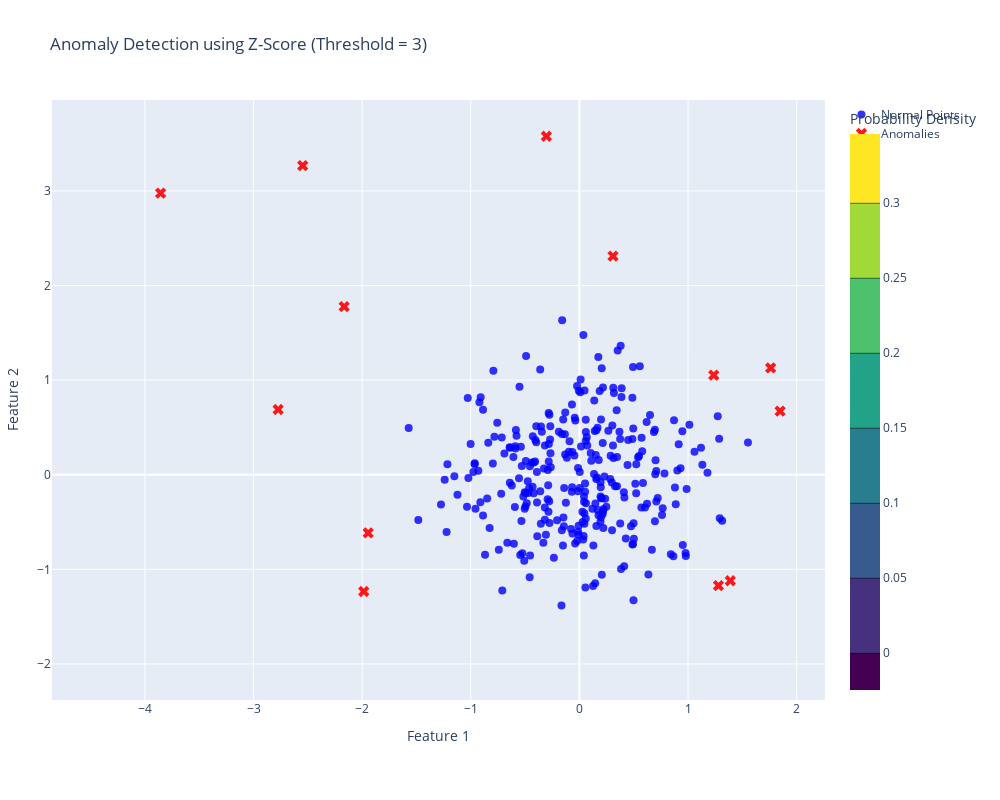

Notebook cell for this chart:
### Code cell
import numpy as np
import plotly.graph_objects as go
from scipy.stats import zscore, multivariate_normal
import matplotlib.pyplot as plt

def generate_2d_data(n_samples=300, n_anomalies=10, cluster_std=0.60, random_state=42):
    """Generate synthetic 2D data with some anomalies."""
    np.random.seed(random_state)
    # Generate 2D normal distribution data (mean = 0, std = cluster_std)
    X = np.random.normal(loc=0, scale=cluster_std, size=(n_samples, 2))
    # Add random anomalies
    anomalies = np.random.uniform(low=-4, high=4, size=(n_anomalies, 2))
    # Combine normal data and anomalies
    return np.vstack([X, anomalies])

def detect_anomalies_zscore(X, threshold=3):
    """Detect anomalies using Z-score method."""
    # Compute the Z-scores for the data (zscore along each dimension)
    z_scores = np.abs(zscore(X, axis=0))  # Compute Z-scores per feature (dimension)
    # Calculate the combined Z-score (sum of Z-scores in both dimensions)
    combined_z_scores = np.sum(z_scores, axis=1)
    # Identify points where combined Z-scores exceed the threshold
    anomalies = X[combined_z_scores > threshold]
    return anomalies, combined_z_scores

def plot_2d_anomalies_with_distribution(X, anomalies, title="Anomaly Detection using Z-Score"):
    """Plot the 2D dataset with anomalies highlighted and Normal Distribution contour."""
    # Plot normal points (all points except anomalies)
    normal_points = X[~np.isin(X, anomalies).all(axis=1)]
    
    # Plot 2D Normal Distribution curve (contours)
    mean = np.mean(X, axis=0)
    cov = np.cov(X, rowvar=False)  # Covariance matrix
    x, y = np.mgrid[min(X[:, 0])-1:max(X[:, 0])+1:0.1, min(X[:, 1])-1:max(X[:, 1])+1:0.1]
    pos = np.dstack((x, y))
    rv = multivariate_normal(mean, cov)
    z = rv.pdf(pos)
    
    # Plot using Plotly
    fig = go.Figure()

    # Add the Normal Distribution contour
    fig.add_trace(go.Contour(
        x=x[0], y=y[:, 0], z=z,
        colorscale='Viridis',
        colorbar=dict(title='Probability Density'),
        name='Normal Distribution Contours'
    ))

    # Add normal points
    fig.add_trace(go.Scatter(
        x=normal_points[:, 0], y=normal_points[:, 1],
        mode='markers',
        marker=dict(size=8, color='blue', opacity=0.8),
        name='Normal Points'
    ))
    
    # Add anomalies
    fig.add_trace(go.Scatter(
        x=anomalies[:, 0], y=anomalies[:, 1],
        mode='markers',
        marker=dict(size=10, color='red', symbol='x', opacity=0.9),
        name='Anomalies'
    ))

    fig.update_layout(
        title=title,
        width=1000,  # Increased width
        height=800,  # Increased height
        xaxis_title='Feature 1',
        yaxis_title='Feature 2',
        showlegend=True,
        margin=dict(l=50, r=50, t=100, b=100)  # Increased margins for better spacing
    )
    fig.show()

def main():
    # Parameters
    n_samples = 300
    n_anomalies = 10
    cluster_std = 0.60
    z_threshold = 3  # Z-score threshold for anomaly detection
    
    # Generate and plot data
    X = generate_2d_data(n_samples=n_samples, n_anomalies=n_anomalies, cluster_std=cluster_std)
    
    # Detect anomalies using Z-score
    anomalies, combined_z_scores = detect_anomalies_zscore(X, threshold=z_threshold)
    print(f"Number of detected anomalies: {len(anomalies)}")
    
    # Plot anomalies with Normal Distribution contours
    plot_2d_anomalies_with_distribution(X, anomalies, title=f"Anomaly Detection using Z-Score (Threshold = {z_threshold})")

if __name__ == "__main__":
    main()

### Figure 1 — Plotly figure (JSON) as saved in the notebook; plotly's stock layout.template omitted (floating-point values rounded to 4 significant figures; data arrays with more than 128 entries replaced by an {"elided": "..."} marker saying what was removed)
{"data": [{"colorbar": {"title": {"text": "Probability Density"}}, "colorscale": [[0, "#440154"], [0.1111, "#482878"], [0.2222, "#3e4989"], [0.3333, "#31688e"], [0.4444, "#26828e"], [0.5556, "#1f9e89"], [0.6667, "#35b779"], [0.7778, "#6ece58"], [0.8889, "#b5de2b"], [1, "#fde725"]], "name": "Normal Distribution Contours", "type": "contour", "x": [-4.855, -4.855, -4.855, -4.855, -4.855, -4.855, -4.855, -4.855, -4.855, -4.855, -4.855, -4.855, -4.855, -4.855, -4.855, -4.855, -4.855, -4.855, -4.855, -4.855, -4.855, -4.855, -4.855, -4.855, -4.855, -4.855, -4.855, -4.855, -4.855, -4.855, -4.855, -4.855, -4.855, -4.855, -4.855, -4.855, -4.855, -4.855, -4.855, -4.855, -4.855, -4.855, -4.855, -4.855, -4.855, -4.855, -4.855, -4.855, -4.855, -4.855, -4.855, -4.855, -4.855, -4.855, -4.855, -4.855, -4.855, -4.855, -4.855, -4.855, -4.855, -4.855, -4.855, -4.855, -4.855, -4.855, -4.855, -4.855, -4.855, -4.855], "y": [-2.381, -2.381, -2.381, -2.381, -2.381, -2.381, -2.381, -2.381, -2.381, -2.381, -2.381, -2.381, -2.381, -2.381, -2.381, -2.381, -2.381, -2.381, -2.381, -2.381, -2.381, -2.381, -2.381, -2.381, -2.381, -2.381, -2.381, -2.381, -2.381, -2.381, -2.381, -2.381, -2.381, -2.381, -2.381, -2.381, -2.381, -2.381, -2.381, -2.381, -2.381, -2.381, -2.381, -2.381, -2.381, -2.381, -2.381, -2.381, -2.381, -2.381, -2.381, -2.381, -2.381, -2.381, -2.381, -2.381, -2.381, -2.381, -2.381, -2.381, -2.381, -2.381, -2.381, -2.381, -2.381, -2.381, -2.381, -2.381, -2.381, -2.381, -2.381, -2.381, -2.381, -2.381, -2.381, -2.381, -2.381, -2.381], "z": {"elided": "78x70 float values"}}, {"marker": {"color": "blue", "opacity": 0.8, "size": 8}, "mode": "markers", "name": "Normal Points", "type": "scatter", "x": {"elided": "297 float values"}, "y": {"elided": "297 float values"}}, {"marker": {"color": "red", "opacity": 0.9, "size": 10, "symbol": "x"}, "mode": "markers", "name": "Anomalies", "type": "scatter", "x": [0.309, 1.389, -1.945, 1.28, 1.236, 1.847, -2.166, 1.76, -1.986, -2.547, -0.304, -2.773, -3.855], "y": [2.312, -1.12, -0.6146, -1.171, 1.053, 0.6717, 1.778, 1.129, -1.234, 3.268, 3.578, 0.6898, 2.977]}], "layout": {"height": 800, "margin": {"b": 100, "l": 50, "r": 50, "t": 100}, "showlegend": true, "title": {"text": "Anomaly Detection using Z-Score (Threshold = 3)"}, "width": 1000, "xaxis": {"title": {"text": "Feature 1"}}, "yaxis": {"title": {"text": "Feature 2"}}}}
